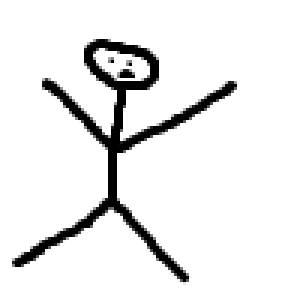
#> input picture lab5/ludzik.png, 100 x 100 px (shown 3 times larger)
$ python lab5_szyf.py
#> lines starting #> are read from the running program, lines starting #| are printed output that depends on the picture
from PIL import Image
import random
white=(255,255,255)
black=(0,0,0)
obrazek1=Image.new('RGB', (100, 200), color = 'white')
#> obrazek1: PIL image 100x200 RGB; every value is 255
obrazek2=Image.new('RGB', (100, 200), color = 'white')

obrazek = Image.open('ludzik.png')
#> obrazek is the input picture: PIL image 100x100 RGB; min 0, max 255, mean 234.7
for i in range(100):
    for j in range(100):
        pixel=obrazek.getpixel((i,j))
        los=random.randint(0, 1)
        if pixel==white:
            if los==1:
                obrazek1.putpixel((i,2*j),black)
                obrazek1.putpixel((i,2*j+1),white)
                obrazek2.putpixel((i,2*j),black)
                obrazek2.putpixel((i,2*j+1),white)
            else:
                obrazek1.putpixel((i,2*j),white)
                obrazek1.putpixel((i,2*j+1),black)
                obrazek2.putpixel((i,2*j),white)
                obrazek2.putpixel((i,2*j+1),black)
        else:
            if los==1:
                obrazek1.putpixel((i,2*j),black)
                obrazek1.putpixel((i,2*j+1),white)
                obrazek2.putpixel((i,2*j),white)
                obrazek2.putpixel((i,2*j+1),black)
            else:
                obrazek1.putpixel((i,2*j),white)
                obrazek1.putpixel((i,2*j+1),black)
                obrazek2.putpixel((i,2*j),black)
                obrazek2.putpixel((i,2*j+1),white)
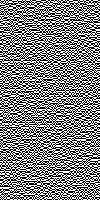
#> obrazek1: PIL image 100x200 RGB; 50% white in thin lines or dots
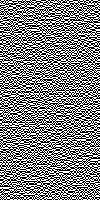
#> obrazek2: PIL image 100x200 RGB; 50% white in thin lines or dots
obrazek1.save('image1.png')
obrazek2.save('image2.png')
